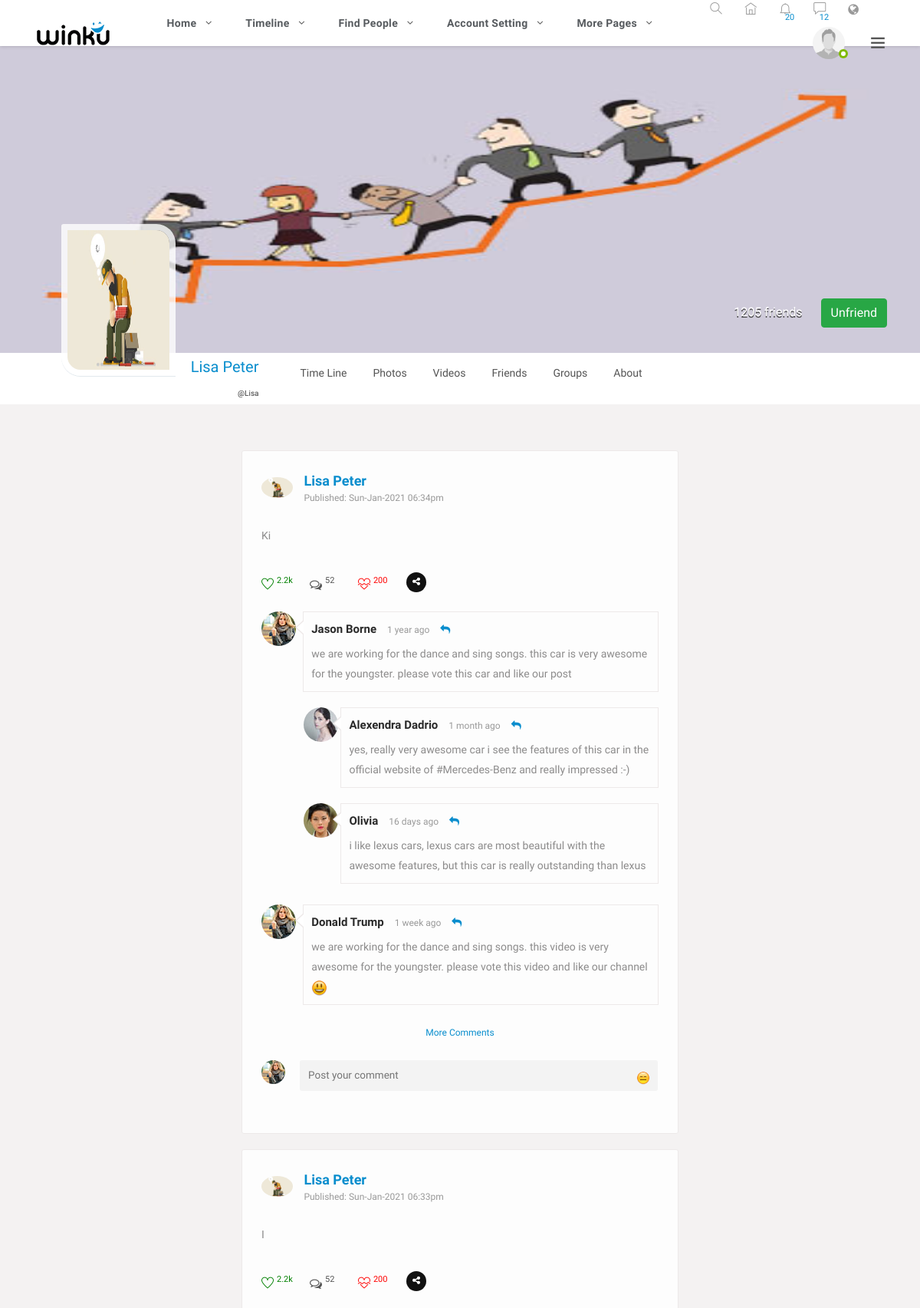
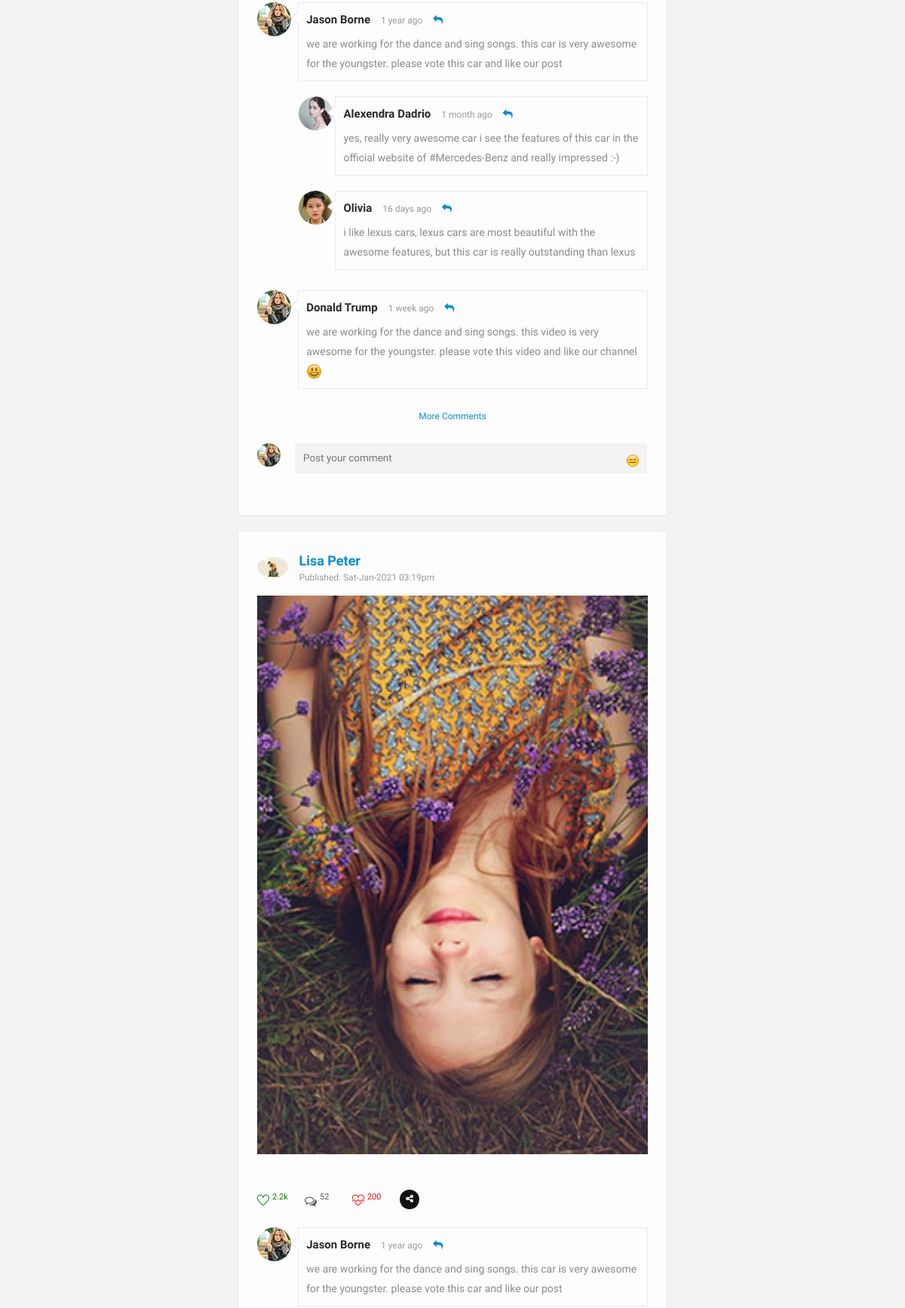
Screenshot of /timeline/index.php?pepl=1 (signed in, upper part) with the database file from the repository (2 pictures, top to bottom).
### tables this page shows
CREATE TABLE `users` (
  `id` int(11) NOT NULL,
  `name` varchar(50) NOT NULL,
  `password` varchar(50) NOT NULL,
  `email` varchar(50) NOT NULL,
  `username` varchar(50) NOT NULL,
  `phone` varchar(50) NOT NULL,
  `dob` varchar(50) NOT NULL,
  `gender` varchar(50) NOT NULL,
  `city` varchar(50) NOT NULL,
  `country` varchar(50) NOT NULL,
  `about_me` text NOT NULL,
  `date_created` varchar(50) NOT NULL,
  `profile_pic` varchar(50) NOT NULL,
  `cover_pic` varchar(50) NOT NULL
);

CREATE TABLE `posts` (
  `id` int(11) NOT NULL,
  `userId` int(11) NOT NULL,
  `content` text NOT NULL,
  `image` varchar(50) NOT NULL,
  `video` varchar(50) NOT NULL,
  `date_posted` varchar(50) NOT NULL
);

### timeline/index.php (the view, shortened to what this page needs)
<?php
include '../header.php';
include '../utils/update-photo.php';
$userId = $_SESSION['uid'];
$query = "SELECT * FROM users WHERE id = '$userId' ";
$sql = mysqli_query($con, $query);
$result = mysqli_fetch_assoc($sql);
$name = ucwords($result['name']);
$username = ucwords($result['username']);
$profile_pic = $result['profile_pic'];
$cover_pic = $result['cover_pic'];
?>
<?php
if (isset($_GET['pepl'])) {
	$id = $_GET['pepl'];
	$select = "SELECT * FROM users WHERE id = '$id' ";
	$query = mysqli_query($con, $select);
	$row = mysqli_fetch_assoc($query);
	$name = ucwords($row['name']);
	$username = ucwords($row['username']);
	$profile_pic = $row['profile_pic'];
	$cover_pic = $row['cover_pic'];
}
 ?>
	<section>
		<div class="feature-photo">
			<figure >
				<img style="width: 1366px; height: 400px" src="<?php echo base_url ?>uploads/coverpics/<?php echo $cover_pic; ?>" alt="">
			</figure>
			<div class="add-btn">
				<span>1205 friends</span>
<?php
				if (isset($_GET['pepl'])) {
					$id = $_GET['pepl'];
					$getFriends = mysqli_query($con, "SELECT * FROM friends_list WHERE (user_id = '$userId' AND friends_id = '$id') OR (user_id = '$id' AND friends_id = '$userId') ");
					if (mysqli_num_rows($getFriends) == 1) {
?>
				 <button class="btn btn-success" id="unfriendbtn"  title="" data-ripple="">Unfriend</button>
<?php
				}else{
?>
				<button class="btn btn-primary" title="" id="addbtn" onclick="sendFriendsReq(<?php echo $id ?>)" data-ripple="">Add Friend</button>
<?php
				}
			}
?>
			</div>
			<div class="container-fluid">
				<div class="row merged">
					<div class="col-lg-2 col-sm-3">
						<div class="user-avatar">
							<figure id="fig-dp">
								<img style="width: 195px; height: 182px" src="<?php echo base_url ?>uploads/displaypics/<?php echo $profile_pic; ?>" alt="">
							</figure>
						</div>
					</div>
					<div class="col-lg-10 col-sm-9">
						<div class="timeline-info">
							<ul>
								<li class="admin-name">
								  <h5><?php echo $name; ?></h5><p id="demo"></p>
								  <span><?php echo "@".$username; ?></span>
								</li>
								<li>
									<a class="" id="showtimeline" type="button" title="" data-toggle="tab" data-ripple="">time line</a>
									<a class="" type="button" id="showphotos" title="" data-ripple="">Photos</a>
									<a class="" type="button" id="showvideos" title="" data-ripple="">Videos</a>
									<a class="" type="button" id="showfriends" title="" data-ripple="">Friends</a>
									<a class="" type="button" id="showgroup" title="" data-ripple="">Groups</a>
									<a class="" type="button" id="showabout"  title="" data-ripple="">about</a>
								</li>
							</ul>
						</div>
					</div>
				</div>
			</div>
		</div>
	</section>
	<section>
		<div class="gap gray-bg">
			<div class="container-fluid">
				<div class="row">
					<div class="col-lg-12">
						<div class="row" id="page-contents">
							<div class="col-lg-3">
								<aside class="sidebar static">
								</aside>
							</div>
							<?php include 'add-post.php'; ?>
						</div>
					</div>
				</div>
			</div>
		</div>
	</section>
 <?php
include '../footer.php';
  ?>

### header.php (shortened to what this page needs)
<?php
include 'connection.php';
$userId = $_SESSION['uid'];
$query = "SELECT * FROM users WHERE id = '$userId' ";
$sql = mysqli_query($con, $query);
$result = mysqli_fetch_assoc($sql);
$profile_pic = $result['profile_pic'];
?>
<!DOCTYPE html>
<html lang="en">
<head>
    <link rel="stylesheet" href="<?php echo base_url ?>css/custom.css">
    <link rel="stylesheet" href="<?php echo base_url ?>css/main.min.css">
    <link rel="stylesheet" href="<?php echo base_url ?>css/style.css">
    <link rel="stylesheet" href="<?php echo base_url ?>css/color.css">
    <link rel="stylesheet" href="<?php echo base_url ?>css/responsive.css">
</head>
<body>
<div class="theme-layout">
        <div class="topbar stick">
        <div class="logo">
            <a title="" href="<?php echo base_url ?>"><img src="images/logo.png" alt=""></a>
        </div>
        <div class="top-area">
            <ul class="main-menu">
                <li>
                    <a href="<?php echo base_url ?>" title="">Home</a>
                </li>
                <li>
                    <a href="<?php echo base_url ?>timeline/" title="">timeline</a>
                </li>
                <li>
                    <a href="<?php echo base_url ?>findPeople/" title="">Find People</a>
                </li>
                <li>
                    <a href="edit-account-setting.html" title="">Account Setting</a>
                </li>
                <li>
                    <a href="#" title="">more pages</a>
                </li>
            </ul>
            <ul class="setting-area">
                <li>
                    <a href="#" title="Home" data-ripple=""><i class="ti-search"></i></a>
                </li>
                <li><a href="<?php echo base_url ?>" title="Home" data-ripple=""><i class="ti-home"></i></a></li>
                <li>
                    <a href="#" title="Notification" data-ripple="">
                        <i class="ti-bell"></i><span>20</span>
                    </a>
                </li>
                <li>
                    <a href="#" title="Messages" data-ripple=""><i class="ti-comment"></i><span>12</span></a>
                </li>
                <li><a href="#" title="Languages" data-ripple=""><i class="fa fa-globe"></i></a>
                </li>
            </ul>
            <div class="user-img">
                <img style="width: 60px; height: 60px" src="<?php echo base_url ?>uploads/displaypics/<?php echo $profile_pic ?>" alt="">
                <span class="status f-online"></span>
            </div>
            <span class="ti-menu main-menu" data-ripple=""></span>
        </div>
    </div>

### timeline/add-post.php (shortened to what this page needs)
							<div id="add-post-section" class="col-lg-6">
								<div class="loadMore">
<?php
if (isset($_GET['pepl'])) {
	$id = $_GET['pepl'];
	$sel = mysqli_query($con, "SELECT * FROM posts INNER JOIN users ON posts.userId = users.id WHERE userId = '$id' ORDER BY date_posted DESC ");
	if (mysqli_num_rows($sel) > 0) {
		while ($row = mysqli_fetch_assoc($sel)) {
			$content = ucfirst($row['content']);
			$image = $row['image'];
			$date = $row['date_posted'];
			$dp =  $row['profile_pic'];
			$name = $row['name'];
?>
									<div class="central-meta item">
										<div class="user-post">
											<div class="friend-info">
												<figure>
													<img  src=" <?php echo base_url ?>uploads/displaypics/<?php echo $dp ?>" alt="">
												</figure>
												<div class="friend-name">
													<ins><a href="" title=""><?php echo $name; ?></a></ins>
													<span>published: <?php echo $date ?></span>
												</div>
												<div class="post-meta">
													<img src="<?php echo base_url ?>/uploads/posts/<?php echo $image ?>" alt="">
													<div class="description">
														<p>
															<?php echo $content ?>
														</p>
													</div>
													<div class="we-video-info">
														<ul>
															<li>
																<span class="like" data-toggle="tooltip" title="like">
																	<i class="ti-heart"></i>
																	<ins>2.2k</ins>
																</span>
															</li>
															<li>
																<span class="comment" data-toggle="tooltip" title="Comments">
																	<i class="fa fa-comments-o"></i>
																	<ins>52</ins>
																</span>
															</li>
															<li>
																<span class="dislike" data-toggle="tooltip" title="dislike">
																	<i class="ti-heart-broken"></i>
																	<ins>200</ins>
																</span>
															</li>
															<li class="social-media">
																<div class="menu">
																  <div class="btn trigger"><i class="fa fa-share-alt"></i></div>
																  <div class="rotater">
																  </div>
																  <div class="rotater">
																  </div>
																  <div class="rotater">
																  </div>
																  <div class="rotater">
																  </div>
																  <div class="rotater">
																  </div>
																  <div class="rotater">
																  </div>
																	<div class="rotater">
																  </div>
																  <div class="rotater">
																  </div>
																</div>
															</li>
														</ul>
													</div>
												</div>
											</div>
											<div class="coment-area">
												<ul class="we-comet">
													<li>
														<div class="comet-avatar">
															<img src="images/resources/comet-1.jpg" alt="">
														</div>
														<div class="we-comment">
															<div class="coment-head">
																<h5><a href="time-line.html" title="">Jason borne</a></h5>
																<span>1 year ago</span>
																<a class="we-reply" href="#" title="Reply"><i class="fa fa-reply"></i></a>
															</div>
															<p>we are working for the dance and sing songs. this car is very awesome for the youngster. please vote this car and like our post</p>
														</div>
														<ul>
															<li>
																<div class="comet-avatar">
																	<img src="images/resources/comet-2.jpg" alt="">
																</div>
																<div class="we-comment">
																	<div class="coment-head">
																		<h5><a href="time-line.html" title="">alexendra dadrio</a></h5>
																		<span>1 month ago</span>
																		<a class="we-reply" href="#" title="Reply"><i class="fa fa-reply"></i></a>
																	</div>
																	<p>yes, really very awesome car i see the features of this car in the official website of <a href="#" title="">#Mercedes-Benz</a> and really impressed :-)</p>
																</div>
															</li>
															<li>
																<div class="comet-avatar">
																	<img src="images/resources/comet-3.jpg" alt="">
																</div>
																<div class="we-comment">
																	<div class="coment-head">
																		<h5><a href="time-line.html" title="">Olivia</a></h5>
																		<span>16 days ago</span>
																		<a class="we-reply" href="#" title="Reply"><i class="fa fa-reply"></i></a>
																	</div>
																	<p>i like lexus cars, lexus cars are most beautiful with the awesome features, but this car is really outstanding than lexus</p>
																</div>
															</li>
														</ul>
													</li>
													<li>
														<div class="comet-avatar">
															<img src="images/resources/comet-1.jpg" alt="">
														</div>
														<div class="we-comment">
															<div class="coment-head">
																<h5><a href="time-line.html" title="">Donald Trump</a></h5>
																<span>1 week ago</span>
																<a class="we-reply" href="#" title="Reply"><i class="fa fa-reply"></i></a>
															</div>
															<p>we are working for the dance and sing songs. this video is very awesome for the youngster. please vote this video and like our channel
																<i class="em em-smiley"></i>
															</p>
														</div>
													</li>
													<li>
														<a href="#" title="" class="showmore underline">more comments</a>
													</li>
													<li class="post-comment">
														<div class="comet-avatar">
															<img src="images/resources/comet-1.jpg" alt="">
														</div>
														<div class="post-comt-box">
															<form method="post">
																<textarea placeholder="Post your comment"></textarea>
																<div class="add-smiles">
																	<span class="em em-expressionless" title="add icon"></span>
																</div>
																<button type="submit"></button>
															</form>
														</div>
													</li>
												</ul>
											</div>
										</div>
									</div>
<?php
		}
	}else{
		echo "No Post";
	}
}
 ?>
								</div>
							</div>

### rows the page displays
users: profile_pic (placeholder picture)
users: cover_pic (picture), profile_pic (picture), name "Lisa Peter", username "Lisa"
posts: userId.profile_pic (picture), userId.name "Lisa Peter", date_posted "Sun-Jan-2021 06:34pm", content "Ki"
posts: userId.profile_pic (picture), userId.name "Lisa Peter", date_posted "Sun-Jan-2021 06:33pm", content "I"
posts: userId.profile_pic (picture), userId.name "Lisa Peter", date_posted "Sat-Jan-2021 03:19pm", image (picture)
